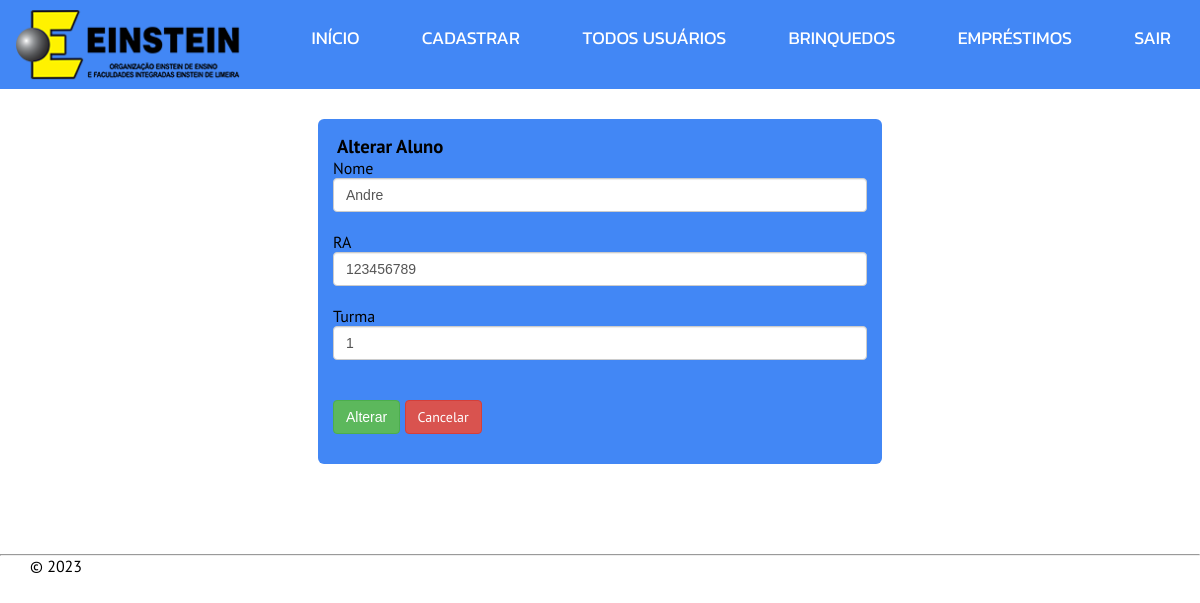
The page /Login/edit_aluno.php (signed in) on the database its author committed.
### tables this page shows
CREATE TABLE IF NOT EXISTS `Aluno` (
  `id_aluno` INT NOT NULL,
  `nome` VARCHAR(100) NULL,
  `ra` VARCHAR(10) NULL,
  `turma` VARCHAR(50) NULL,
  `ativo` TINYINT(1) NULL,
  PRIMARY KEY (`id_aluno`),
  UNIQUE INDEX `ra_UNIQUE` (`ra` ASC));

### Login/edit_aluno.php (the view, shortened to what this page needs)
<?php
require_once 'code/conexao.php';
require_once 'header.php';
?>
<div class="container">
	<?php
	$id = isset($_GET['id']) ? (int) $_GET['id'] : 0;
	$sql = "SELECT * FROM Aluno WHERE id_aluno={$id}";
	$result = $mysqli->query($sql);
	$row = $result->fetch_assoc();
	?>
	<div class="row">
	<div class="col-md-6 col-md-offset-3">
		<div class="box">
			<h3><i class="glyphicon glyphicon-plus"></i>&nbsp;Alterar Aluno</h3>
			<form action="" method="POST">
				<label for="nome">Nome</label>
				<input type="text" id="nome"  name="nome" value="<?php echo $row['nome']; ?>" class="form-control"><br>
				<label for="ra">RA</label>
				<input type="text" name="ra" id="ra" value="<?php echo $row['ra']; ?>" class="form-control"><br>
				<label for="turma">Turma</label>
				<input type="text"  name="turma" id="turma"  value="<?php echo $row['turma']; ?>" class="form-control"><br>
				<br>
				<input type="submit" name="update" class="btn btn-success" value="Alterar">
				<a href="index.php" class="btn btn-danger">Cancelar</a>
			</form>
		</div>
	</div>
</div>
</div>
<?php
 require_once 'code/footer.php';

### Login/code/header.css (style rules this page uses)
* { padding: 0; margin: 0; box-sizing: border-box; }
body { font-family: 'PT Sans', sans-serif; }
.container { padding-right:15px; padding-left:15px; margin-right:auto; margin-left:auto }
@media (min-width:768px) { .container { width:750px } }
@media (min-width:992px) { .container { width:970px } }
@media (min-width:1200px) { .container { width:1170px } }
.row { padding-top:30px; padding-bottom:30px; margin-bottom:30px; color:inherit; background-color:transparent; }
.container .row,.container-fluid .row { padding-right:18rem; padding-left:18rem; border-radius:6px }
.box { padding-top:15px; padding-bottom:30px; margin-bottom:30px; color:inherit; background-color:#4287f5; }
.container .box,.container-fluid .box { padding-right:15px; padding-left:15px; border-radius:6px }
.form-control { display:block; width:100%; height:34px; padding:6px 12px; font-size:14px; line-height:1.42857143; color:#555; background-color:#fff; background-image:none; border:1px solid #ccc; border-radius:4px; -webkit-box-shadow:inset 0 1px 1px rgba(0,0,0,.075); box-shadow:inset 0 1px 1px rgba(0,0,0,.075); -webkit-transition:border-color ease-in-out .15s,-webkit-box-shadow ease-in-out .15s; -o-transition:border-color ease-in-out .15s,box-shadow ease-in-out .15s; transition:border-color ease-in-out .15s,box-shadow ease-in-out .15s }
.btn { display:inline-block; padding:6px 12px; margin-bottom:0; font-size:14px; font-weight:400; line-height:1.42857143; text-align:center; white-space:nowrap; vertical-align:middle; -ms-touch-action:manipulation; touch-action:manipulation; cursor:pointer; user-select:none; background-image:none; border:1px solid transparent; border-radius:4px }
.btn-success { color:#fff; background-color:#5cb85c; border-color:#4cae4c; text-decoration: none; }
.btn-danger { color:#fff; background-color:#d9534f; border-color:#d43f3a; text-decoration: none; }

### rows shown on the page
aluno: nome "Andre", ra "123456789", turma "1"
